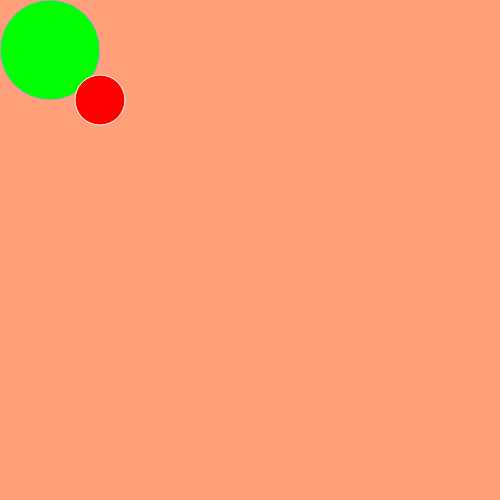
Frame 1 (no input)
Frame 60 (no input): identical to frame 1, image omitted
Frame 120 (the mouse pressed at the canvas centre since frame 60): identical to frame 1, image omitted

The p5.js sketch that drew this single still picture (run headless with seeded random() and noise() and a simulated clock; from frame 60 on, the mouse is pressed at the canvas centre):

// p5.js sketch
// ── sketch.js
function setup() {
  // put setup code here
  //Sets the size of the canvas
  createCanvas(500,500);
  //Sets the color of the background
  background("green");
  background(0);//black
  background(255);//white
  background(200);// grayscale 0-255 grayish-white
  background(255,0,0); // full red
  background(0,255,0);// full green
  background(0,0,255);// full blue
  background(127,255,0);//chartreuse
  background("#ffffff"); //hexidecimal white
  background("#FFA07A"); //hexidecimal light salmon

  fill(0,255,0);//adjusts inner shape color
  stroke("violet");//outer edge color
  ellipse(50,50,100,100);//ellipse a

  fill(255,0,0);// set ellipse b fill color to red
  stroke(255);//set ellipse b stroke color to white
  ellipse(100,100,50,50);//ellipse b

  


}

function draw() {
  // put drawing code here
}
